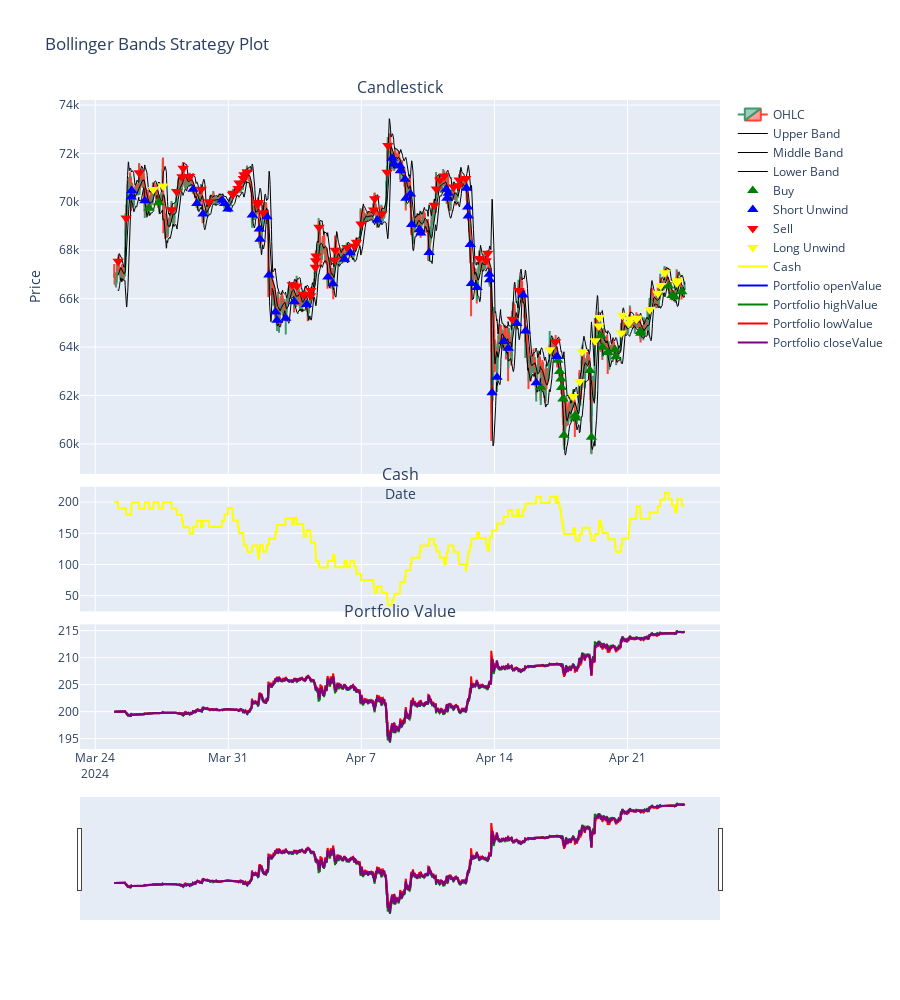

Notebook code cell kept with this figure:
### Code cell
bt.strategy.plot_history()

### Figure 1 — Plotly figure (JSON) as saved in the notebook; plotly's stock layout.template omitted (floating-point values rounded to 4 significant figures; data arrays with more than 128 entries replaced by an {"elided": "..."} marker saying what was removed)
{"data": [{"close": {"elided": "2881 int values"}, "high": {"elided": "2881 int values"}, "low": {"elided": "2881 int values"}, "name": "OHLC", "open": {"elided": "2881 int values"}, "type": "candlestick", "x": {"elided": "2881 str values"}, "xaxis": "x", "yaxis": "y"}, {"line": {"color": "black", "width": 1}, "name": "Upper Band", "type": "scatter", "x": {"elided": "2881 str values"}, "y": {"elided": "2881 float values"}}, {"line": {"color": "black", "width": 1}, "name": "Middle Band", "type": "scatter", "x": {"elided": "2881 str values"}, "y": {"elided": "2881 float values"}}, {"line": {"color": "black", "width": 1}, "name": "Lower Band", "type": "scatter", "x": {"elided": "2881 str values"}, "y": {"elided": "2881 float values"}}, {"marker": {"color": "green", "size": 10, "symbol": "triangle-up"}, "mode": "markers", "name": "Buy", "type": "scatter", "x": ["2024-03-26T20:00:00", "2024-03-27T08:00:00", "2024-04-16T10:30:00", "2024-04-17T08:00:00", "2024-04-17T10:15:00", "2024-04-17T12:00:00", "2024-04-17T12:45:00", "2024-04-17T14:30:00", "2024-04-17T15:45:00", "2024-04-18T06:00:00", "2024-04-18T06:45:00", "2024-04-19T00:30:00", "2024-04-19T02:30:00", "2024-04-19T14:30:00", "2024-04-19T16:30:00", "2024-04-19T23:30:00", "2024-04-20T08:15:00", "2024-04-20T09:15:00", "2024-04-21T16:15:00", "2024-04-21T16:45:00", "2024-04-23T04:00:00", "2024-04-23T08:15:00", "2024-04-23T11:45:00", "2024-04-23T20:30:00"], "y": [69740, 69964, 62340, 63460, 62989, 62685, 62329, 61852, 60359, 61186, 61067, 63035, 60272, 64470, 63993, 63776, 63887, 63601, 64644, 64573, 66525, 66133, 66068, 66284]}, {"marker": {"color": "blue", "size": 10, "symbol": "triangle-up"}, "mode": "markers", "name": "Short Unwind", "type": "scatter", "x": ["2024-03-25T21:30:00", "2024-03-25T22:00:00", "2024-03-26T14:30:00", "2024-03-29T03:30:00", "2024-03-29T08:15:00", "2024-03-29T16:00:00", "2024-03-30T16:15:00", "2024-03-30T19:15:00", "2024-03-30T23:30:00", "2024-04-01T06:15:00", "2024-04-01T15:15:00", "2024-04-01T16:00:00", "2024-04-02T00:45:00", "2024-04-02T03:15:00", "2024-04-02T11:30:00", "2024-04-02T13:30:00", "2024-04-03T00:30:00", "2024-04-03T11:15:00", "2024-04-04T02:45:00", "2024-04-05T05:45:00", "2024-04-05T12:00:00", "2024-04-06T02:45:00", "2024-04-06T10:00:00", "2024-04-07T20:00:00", "2024-04-08T14:45:00", "2024-04-08T17:30:00", "2024-04-09T00:45:00", "2024-04-09T01:15:00", "2024-04-09T07:00:00", "2024-04-09T08:15:00", "2024-04-09T14:00:00", "2024-04-09T15:30:00", "2024-04-10T01:30:00", "2024-04-10T03:00:00", "2024-04-10T13:30:00", "2024-04-11T11:00:00", "2024-04-11T12:00:00", "2024-04-11T13:45:00", "2024-04-12T12:45:00", "2024-04-12T14:15:00", "2024-04-12T15:00:00", "2024-04-12T17:30:00", "2024-04-12T19:00:00", "2024-04-13T02:00:00", "2024-04-13T17:30:00", "2024-04-13T18:00:00", "2024-04-13T21:00:00", "2024-04-14T03:15:00", "2024-04-14T11:45:00", "2024-04-14T17:30:00", "2024-04-15T04:15:00", "2024-04-15T12:00:00", "2024-04-15T15:15:00", "2024-04-16T04:45:00", "2024-04-17T07:15:00"], "y": [70205, 70466, 70047, 70522, 69930, 69497, 70071, 69930, 69701, 69455, 68877, 68453, 69385, 66978, 65453, 65107, 65195, 65868, 65764, 66900, 66617, 67630, 67903, 69253, 71800, 71563, 71487, 71291, 70936, 70155, 70325, 69065, 68861, 68713, 67909, 70525, 70147, 70355, 70560, 69787, 69414, 68240, 66623, 66457, 67010, 66780, 62115, 62755, 64232, 63954, 64979, 66156, 64668, 62523, 63615]}, {"marker": {"color": "black", "size": 10, "symbol": "triangle-up"}, "mode": "markers", "name": "Missed Long", "type": "scatter", "x": [], "y": []}, {"marker": {"color": "red", "size": 10, "symbol": "triangle-down"}, "mode": "markers", "name": "Sell", "type": "scatter", "x": ["2024-03-25T05:00:00", "2024-03-25T15:00:00", "2024-03-26T07:30:00", "2024-03-28T00:30:00", "2024-03-28T06:45:00", "2024-03-28T13:30:00", "2024-03-28T15:00:00", "2024-03-28T23:15:00", "2024-03-29T13:45:00", "2024-03-29T23:30:00", "2024-03-31T05:30:00", "2024-03-31T06:00:00", "2024-03-31T12:15:00", "2024-03-31T13:30:00", "2024-03-31T19:00:00", "2024-03-31T19:45:00", "2024-04-01T00:00:00", "2024-04-01T13:00:00", "2024-04-01T13:45:00", "2024-04-01T20:00:00", "2024-04-03T08:45:00", "2024-04-03T14:30:00", "2024-04-03T22:45:00", "2024-04-03T23:15:00", "2024-04-04T07:45:00", "2024-04-04T08:15:00", "2024-04-04T13:45:00", "2024-04-04T14:15:00", "2024-04-04T14:45:00", "2024-04-04T18:30:00", "2024-04-05T14:15:00", "2024-04-05T15:00:00", "2024-04-06T05:45:00", "2024-04-06T15:15:00", "2024-04-06T17:45:00", "2024-04-06T23:30:00", "2024-04-07T15:30:00", "2024-04-07T16:45:00", "2024-04-08T01:45:00", "2024-04-08T08:30:00", "2024-04-08T09:30:00", "2024-04-10T20:00:00", "2024-04-10T22:45:00", "2024-04-11T03:00:00", "2024-04-11T08:45:00", "2024-04-11T20:30:00", "2024-04-12T02:45:00", "2024-04-12T03:30:00", "2024-04-12T11:45:00", "2024-04-13T04:45:00", "2024-04-13T13:30:00", "2024-04-13T15:30:00", "2024-04-14T22:30:00", "2024-04-15T07:00:00", "2024-04-17T05:15:00"], "y": [67545, 69336, 71204, 69680, 70433, 71042, 71392, 71044, 70527, 70004, 70307, 70360, 70551, 70780, 70963, 71123, 71233, 69895, 69976, 69556, 66572, 66521, 66185, 66168, 66118, 66343, 67298, 67569, 67760, 68947, 67599, 67998, 68115, 68164, 68337, 69083, 69663, 70130, 69505, 71227, 72332, 69860, 70534, 70901, 71074, 70610, 70670, 70906, 70971, 67663, 67570, 67876, 65153, 66343, 64223]}, {"marker": {"color": "yellow", "size": 10, "symbol": "triangle-down"}, "mode": "markers", "name": "Long Unwind", "type": "scatter", "x": ["2024-03-27T01:15:00", "2024-03-27T13:30:00", "2024-04-16T22:00:00", "2024-04-18T03:15:00", "2024-04-18T11:30:00", "2024-04-18T14:45:00", "2024-04-19T07:00:00", "2024-04-19T11:45:00", "2024-04-19T12:30:00", "2024-04-20T16:00:00", "2024-04-20T17:30:00", "2024-04-21T01:30:00", "2024-04-21T02:30:00", "2024-04-21T03:15:00", "2024-04-21T11:15:00", "2024-04-21T11:45:00", "2024-04-22T04:00:00", "2024-04-22T14:30:00", "2024-04-22T17:45:00", "2024-04-22T23:15:00", "2024-04-23T14:30:00", "2024-04-23T15:00:00"], "y": [70514, 70655, 63890, 61955, 62581, 63806, 64260, 64875, 65225, 64583, 65316, 64987, 65149, 65153, 65152, 65205, 65555, 66223, 66547, 67072, 66644, 66744]}, {"marker": {"color": "black", "size": 10, "symbol": "triangle-down"}, "mode": "markers", "name": "Missed Short", "type": "scatter", "x": [], "y": []}, {"marker": {"color": "red", "size": 10, "symbol": "x"}, "mode": "markers", "name": "Force Unwind", "type": "scatter", "x": [], "y": []}, {"line": {"color": "yellow", "width": 2}, "mode": "lines", "name": "Cash", "type": "scatter", "x": {"elided": "2881 str values"}, "xaxis": "x2", "y": {"elided": "2881 float values"}, "yaxis": "y2"}, {"line": {"color": "blue", "width": 2}, "mode": "lines", "name": "Portfolio openValue", "type": "scatter", "x": {"elided": "2881 str values"}, "xaxis": "x3", "y": {"elided": "2881 float values"}, "yaxis": "y3"}, {"line": {"color": "green", "width": 2}, "mode": "lines", "name": "Portfolio highValue", "type": "scatter", "x": {"elided": "2881 str values"}, "xaxis": "x3", "y": {"elided": "2881 float values"}, "yaxis": "y3"}, {"line": {"color": "red", "width": 2}, "mode": "lines", "name": "Portfolio lowValue", "type": "scatter", "x": {"elided": "2881 str values"}, "xaxis": "x3", "y": {"elided": "2881 float values"}, "yaxis": "y3"}, {"line": {"color": "purple", "width": 2}, "mode": "lines", "name": "Portfolio closeValue", "type": "scatter", "x": {"elided": "2881 str values"}, "xaxis": "x3", "y": {"elided": "2881 float values"}, "yaxis": "y3"}], "layout": {"annotations": [{"font": {"size": 16}, "showarrow": false, "text": "Candlestick", "x": 0.5, "xanchor": "center", "xref": "paper", "y": 1, "yanchor": "bottom", "yref": "paper"}, {"font": {"size": 16}, "showarrow": false, "text": "Cash", "x": 0.5, "xanchor": "center", "xref": "paper", "y": 0.404, "yanchor": "bottom", "yref": "paper"}, {"font": {"size": 16}, "showarrow": false, "text": "Portfolio Value", "x": 0.5, "xanchor": "center", "xref": "paper", "y": 0.192, "yanchor": "bottom", "yref": "paper"}], "height": 1000, "title": {"text": "Bollinger Bands Strategy Plot"}, "xaxis": {"anchor": "y", "domain": [0, 1], "matches": "x3", "rangeslider": {"visible": false}, "showticklabels": false, "title": {"text": "Date"}}, "xaxis2": {"anchor": "y2", "domain": [0, 1], "matches": "x3", "showticklabels": false}, "xaxis3": {"anchor": "y3", "domain": [0, 1], "rangeslider": {"visible": true}}, "yaxis": {"anchor": "x", "domain": [0.424, 1], "title": {"text": "Price"}}, "yaxis2": {"anchor": "x2", "domain": [0.212, 0.404]}, "yaxis3": {"anchor": "x3", "domain": [0, 0.192]}}}
